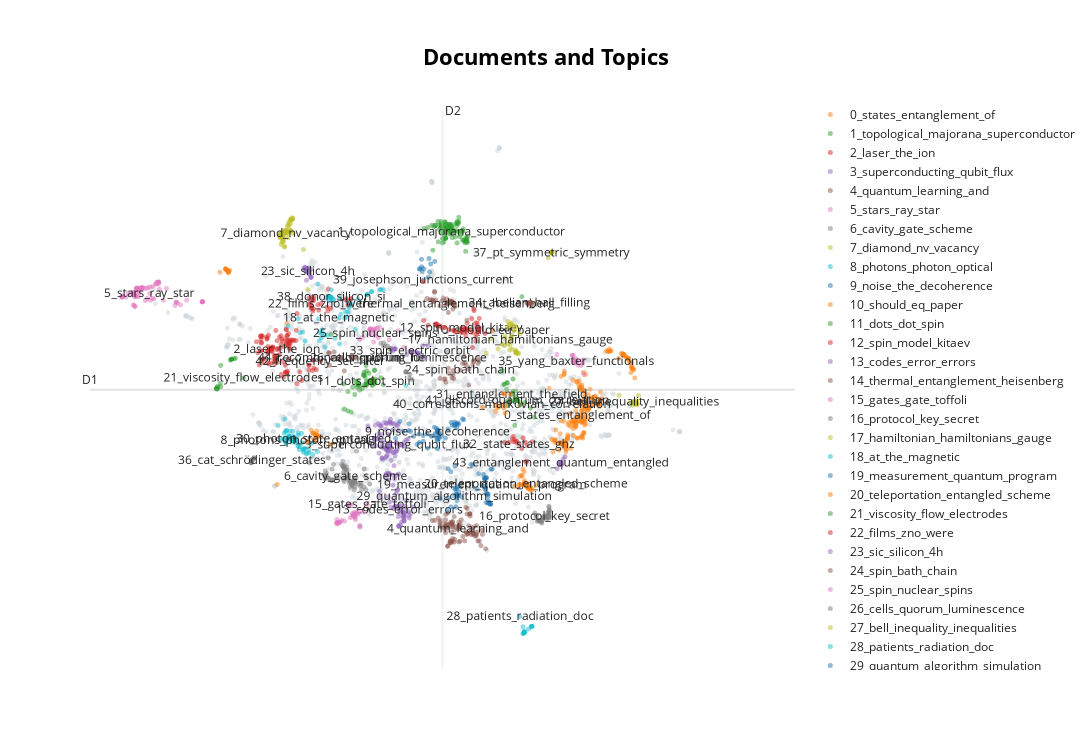

The notebook cell saved with this chart:
### Markdown cell above
# 可视化

### Code cell
# ⭐ UMAP可视化
reduced_embeddings = UMAP(n_neighbors=10, n_components=2, min_dist=0.0, metric='cosine',).fit_transform(embeddings)
topic_model.visualize_documents(docs, reduced_embeddings=reduced_embeddings)
